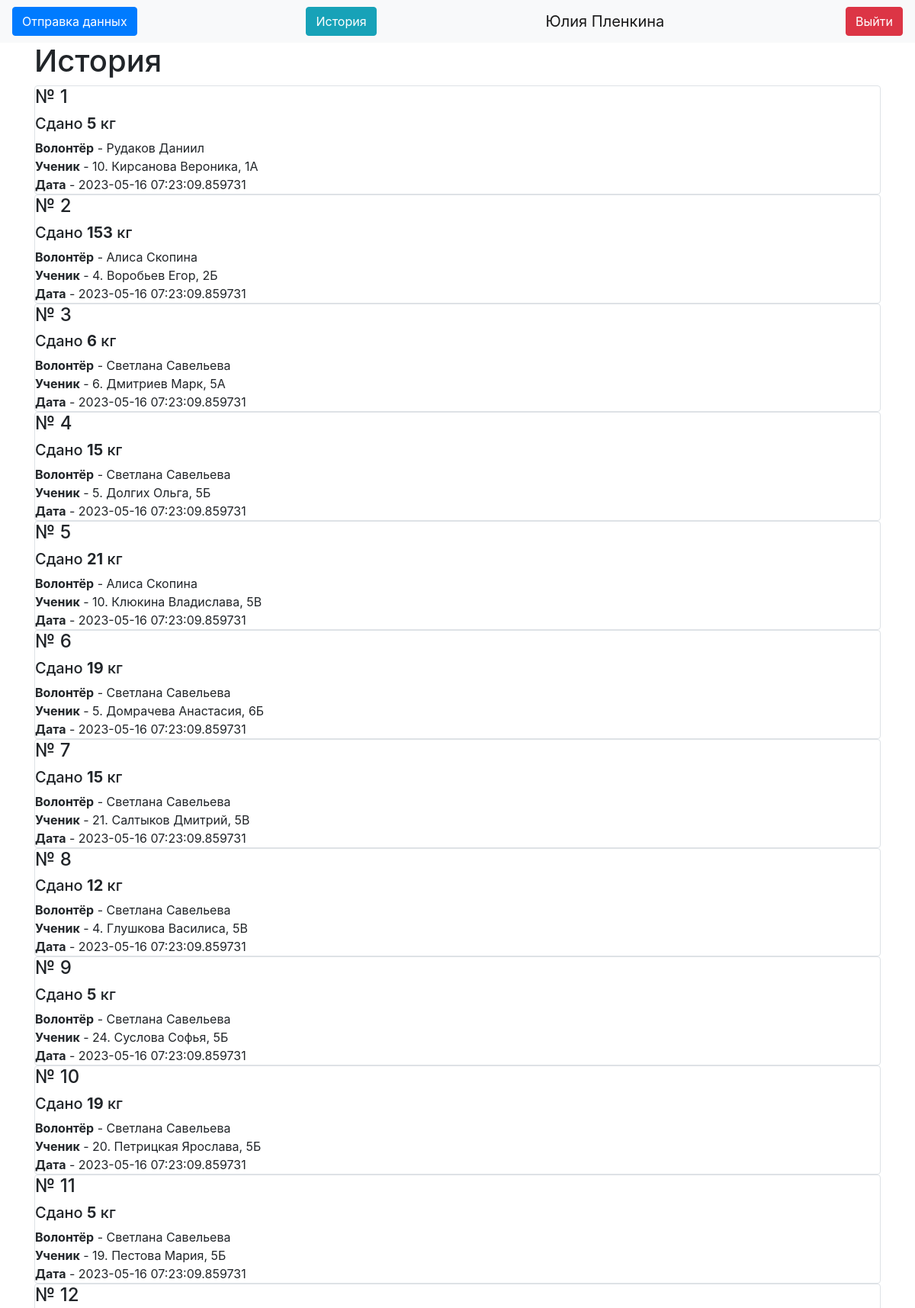
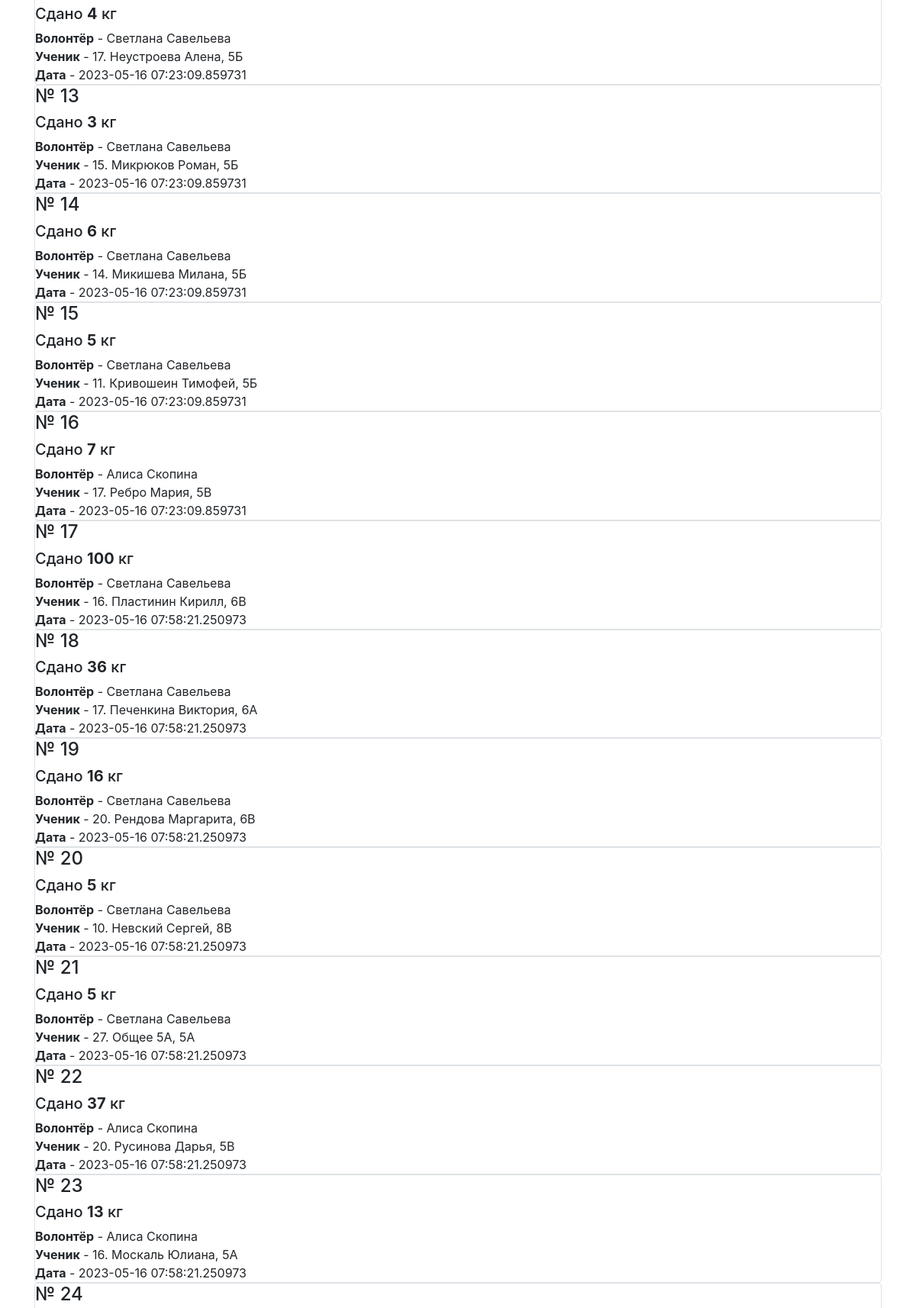
/history (signed in, upper part), run on the app's committed database (2 pictures, top to bottom).
### data/users.py (models this page shows, shortened)
class User(SqlAlchemyBase, UserMixin):
    __tablename__ = 'users'
    id = sqlalchemy.Column(sqlalchemy.Integer,
                           primary_key=True, autoincrement=True)
    name = sqlalchemy.Column(sqlalchemy.String, nullable=True)
    about = sqlalchemy.Column(sqlalchemy.String, nullable=True)
    email = sqlalchemy.Column(sqlalchemy.String,
                              index=True, unique=True, nullable=True)
    hashed_password = sqlalchemy.Column(sqlalchemy.String, nullable=True)
    is_admin = sqlalchemy.Column(sqlalchemy.Boolean)
    got = sqlalchemy.Column(sqlalchemy.Integer, default=0)
    got_pupils = sqlalchemy.Column(sqlalchemy.Integer, default=0)
    kilograms = orm.relationship("Kilograms", back_populates='user')

### data/kilograms.py (models this page shows)
class Kilograms(SqlAlchemyBase):
    __tablename__ = 'kilograms'
    id = sqlalchemy.Column(sqlalchemy.Integer,
                           primary_key=True, autoincrement=True)
    value = sqlalchemy.Column(sqlalchemy.Integer)
    created_date = sqlalchemy.Column(sqlalchemy.DateTime,
                                     default=(datetime.datetime.now() + datetime.timedelta(hours=3)))
    user_id = sqlalchemy.Column(sqlalchemy.Integer,
                                sqlalchemy.ForeignKey("users.id"))
    pupil_id = sqlalchemy.Column(sqlalchemy.Integer, sqlalchemy.ForeignKey("Pupils.id"))
    user = orm.relationship('User')
    pupil = orm.relationship("Pupils")

### data/Pupils.py (models this page shows)
class Pupils(SqlAlchemyBase):
    __tablename__ = 'Pupils'
    id = sqlalchemy.Column(sqlalchemy.Integer, autoincrement=True, primary_key=True)
    name = sqlalchemy.Column(sqlalchemy.String)
    value = sqlalchemy.Column(sqlalchemy.Integer, default=0)
    grade = sqlalchemy.Column(sqlalchemy.String)
    kilo = orm.relationship("Kilograms", back_populates="pupil")

### server.py (the view)
@app.route("/history")
def history():
    db_sess = db_session.create_session()
    kilo = db_sess.query(Kilograms)
    db_sess.close()
    return render_template("history.html", kilo=kilo)

### data/db_session.py (called while the page is built)
def create_session() -> Session:
    global __factory
    return __factory()

### server.py (called while the page is built)
@login_manager.user_loader # Декоратор для авторизации пользователей
def load_user(user_id):
    db_sess = db_session.create_session()
    user_id = db_sess.query(User).get(user_id)
    db_sess.close()
    return user_id

### templates/history.html (shortened to what this page needs)
{% extends "base.html" %}
{% block content %}
{% if current_user.is_authenticated %}
<h1 xmlns="http://www.w3.org/1999/html">История</h1>
{% for item in kilo%}
<div class="col-md6 border rounded">
    <h4>№ {{item.id}}</h4>
    <h5>
        Сдано <b>{{item.value}}</b> кг
    </h5>
    <div>
        <b>Волонтёр</b> - {{item.user.name}}</br>
        <b>Ученик</b> - {{item.pupil.name}}, {{item.pupil.grade}}</br>
        <b>Дата</b> - {{item.created_date}}
    </div>
</div>
{% endfor %}
{% endif %}
{% endblock %}

### templates/base.html (shortened to what this page needs)
<!doctype html>
<html lang="en">
<head>
    <link rel="stylesheet"
          href="https://stackpath.bootstrapcdn.com/bootstrap/4.4.1/css/bootstrap.min.css"
>
</head>
<body>
<header>
    <nav class="navbar navbar-light bg-light">
        {% if current_user.is_authenticated %}
        <a type="button" class="btn btn-primary" href="/">Отправка данных</a>
        <a class="btn btn-info" href="/history">История</a>
        <a class="navbar-brand" href="">{{ current_user.name }}</a>
        <a class="btn btn-danger" href="/logout">Выйти</a>
        {% else %}
        <p>
            <a class="btn btn-success" href="/login">Войти</a>
        </p>
        {% endif %}
    </nav>
</header>
<main role="main" class="container">
    {% block content %}{% endblock %}
</main>
</body>
</html>

### data on the page
User: name "Юлия Пленкина"
Kilograms: id "1", value "5", user.name "Рудаков Даниил", pupil.name "10. Кирсанова Вероника", pupil.grade "1А", created_date "2023-05-16 07:23:09.859731"
Kilograms: id "2", value "153", user.name "Алиса Скопина", pupil.name "4. Воробьев Егор", pupil.grade "2Б", created_date "2023-05-16 07:23:09.859731"
Kilograms: id "3", value "6", user.name "Светлана Савельева", pupil.name "6. Дмитриев Марк", pupil.grade "5А", created_date "2023-05-16 07:23:09.859731"
Kilograms: id "4", value "15", user.name "Светлана Савельева", pupil.name "5. Долгих Ольга", pupil.grade "5Б", created_date "2023-05-16 07:23:09.859731"
Kilograms: id "5", value "21", user.name "Алиса Скопина", pupil.name "10. Клюкина Владислава", pupil.grade "5В", created_date "2023-05-16 07:23:09.859731"
Kilograms: id "6", value "19", user.name "Светлана Савельева", pupil.name "5. Домрачева Анастасия", pupil.grade "6Б", created_date "2023-05-16 07:23:09.859731"
Kilograms: id "7", value "15", user.name "Светлана Савельева", pupil.name "21. Салтыков Дмитрий", pupil.grade "5В", created_date "2023-05-16 07:23:09.859731"
Kilograms: id "8", value "12", user.name "Светлана Савельева", pupil.name "4. Глушкова Василиса", pupil.grade "5В", created_date "2023-05-16 07:23:09.859731"
Kilograms: id "9", value "5", user.name "Светлана Савельева", pupil.name "24. Суслова Софья", pupil.grade "5Б", created_date "2023-05-16 07:23:09.859731"
Kilograms: id "10", value "19", user.name "Светлана Савельева", pupil.name "20. Петрицкая Ярослава", pupil.grade "5Б", created_date "2023-05-16 07:23:09.859731"
Kilograms: id "11", value "5", user.name "Светлана Савельева", pupil.name "19. Пестова Мария", pupil.grade "5Б", created_date "2023-05-16 07:23:09.859731"
Kilograms: id "12", value "4", user.name "Светлана Савельева", pupil.name "17. Неустроева Алена", pupil.grade "5Б", created_date "2023-05-16 07:23:09.859731"
Kilograms: id "13", value "3", user.name "Светлана Савельева", pupil.name "15. Микрюков Роман", pupil.grade "5Б", created_date "2023-05-16 07:23:09.859731"
Kilograms: id "14", value "6", user.name "Светлана Савельева", pupil.name "14. Микишева Милана", pupil.grade "5Б", created_date "2023-05-16 07:23:09.859731"
Kilograms: id "15", value "5", user.name "Светлана Савельева", pupil.name "11. Кривошеин Тимофей", pupil.grade "5Б", created_date "2023-05-16 07:23:09.859731"
Kilograms: id "16", value "7", user.name "Алиса Скопина", pupil.name "17. Ребро Мария", pupil.grade "5В", created_date "2023-05-16 07:23:09.859731"
Kilograms: id "17", value "100", user.name "Светлана Савельева", pupil.name "16. Пластинин Кирилл", pupil.grade "6В", created_date "2023-05-16 07:58:21.250973"
Kilograms: id "18", value "36", user.name "Светлана Савельева", pupil.name "17. Печенкина Виктория", pupil.grade "6А", created_date "2023-05-16 07:58:21.250973"
Kilograms: id "19", value "16", user.name "Светлана Савельева", pupil.name "20. Рендова Маргарита", pupil.grade "6В", created_date "2023-05-16 07:58:21.250973"
Kilograms: id "20", value "5", user.name "Светлана Савельева", pupil.name "10. Невский Сергей", pupil.grade "8В", created_date "2023-05-16 07:58:21.250973"
Kilograms: id "21", value "5", user.name "Светлана Савельева", pupil.name "27. Общее 5А", pupil.grade "5А", created_date "2023-05-16 07:58:21.250973"
Kilograms: id "22", value "37", user.name "Алиса Скопина", pupil.name "20. Русинова Дарья", pupil.grade "5В", created_date "2023-05-16 07:58:21.250973"
Kilograms: id "23", value "13", user.name "Алиса Скопина", pupil.name "16. Москаль Юлиана", pupil.grade "5А", created_date "2023-05-16 07:58:21.250973"
Kilograms: id "24"
